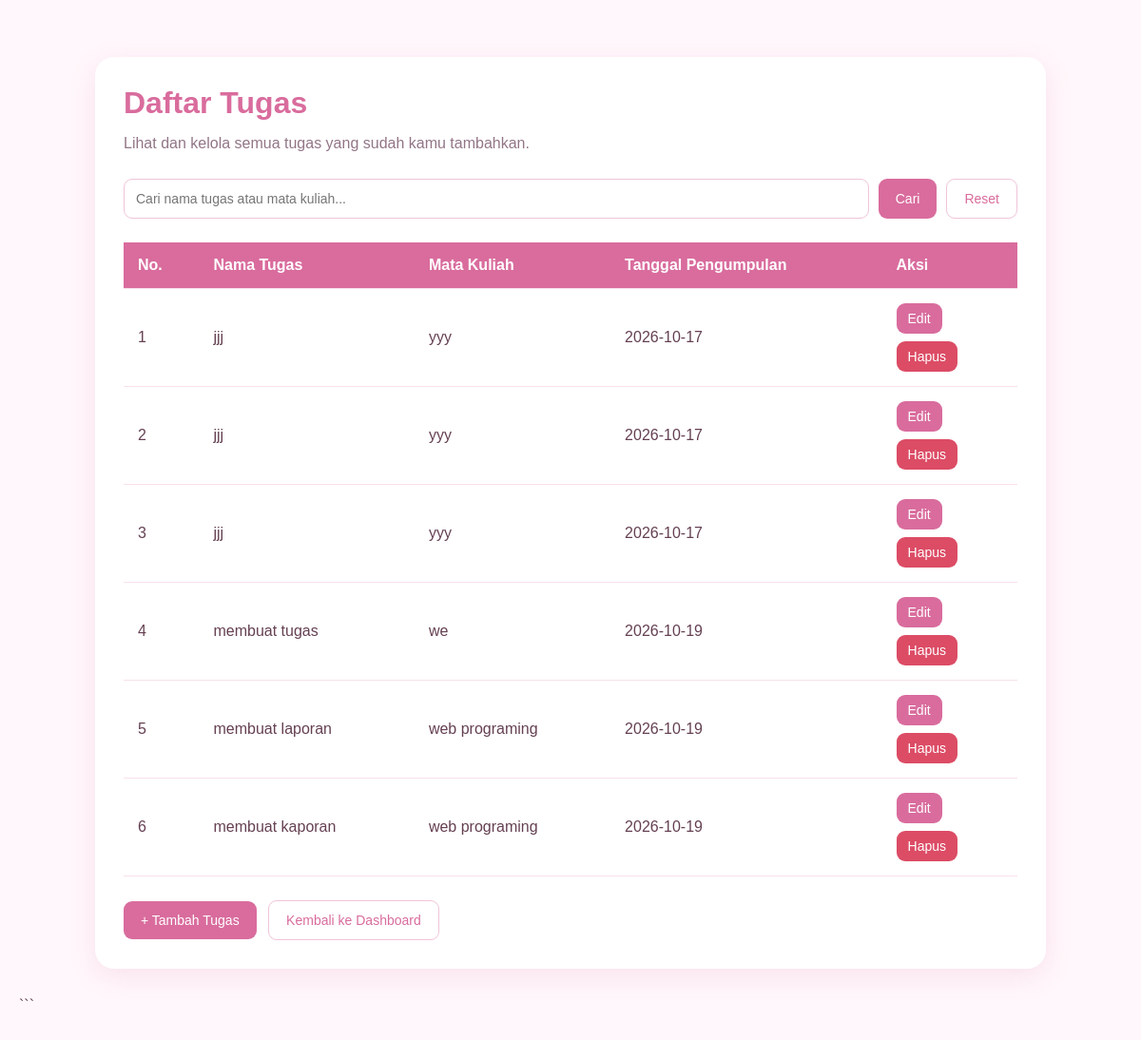
The page /daftar_tugas.php (signed in) on the database its author committed.
### tables this page shows
CREATE TABLE `tugas` (
  `id` int NOT NULL,
  `nama_tugas` varchar(100) NOT NULL,
  `mata_kuliah` varchar(100) NOT NULL,
  `tanggal` date NOT NULL
);

### daftar_tugas.php (the view, shortened to what this page needs)
<?php
require_once "koneksi.php";
$cari = trim($_GET["cari"] ?? "");
$stmt = mysqli_prepare(
    $conn,
    "SELECT * FROM tugas
     WHERE nama_tugas LIKE ? OR mata_kuliah LIKE ?
     ORDER BY id DESC"
);
$kata = "%" . $cari . "%";
mysqli_stmt_bind_param($stmt, "ss", $kata, $kata);
mysqli_stmt_execute($stmt);
$query = mysqli_stmt_get_result($stmt);
?>
<!DOCTYPE html>
<html lang="id">
<head>
</head>
<body>
    <div class="container">
        <h1>Daftar Tugas</h1>
        <p class="deskripsi">
            Lihat dan kelola semua tugas yang sudah kamu tambahkan.
        </p>
        <form method="GET" action="daftar_tugas.php" class="pencarian">
            <input
                type="text"
                name="cari"
                placeholder="Cari nama tugas atau mata kuliah..."
                value="<?= htmlspecialchars($cari) ?>"
            >
            <button type="submit" class="button">Cari</button>
            <a href="daftar_tugas.php" class="button secondary">Reset</a>
        </form>
        <div class="tabel-wrapper">
            <table>
                <thead>
                    <tr>
                        <th>No.</th>
                        <th>Nama Tugas</th>
                        <th>Mata Kuliah</th>
                        <th>Tanggal Pengumpulan</th>
                        <th>Aksi</th>
                    </tr>
                </thead>
                <tbody>
                    <?php if (mysqli_num_rows($query) > 0): ?>
                        <?php $no = 1; ?>
                        <?php while ($data = mysqli_fetch_assoc($query)): ?>
                            <tr>
                                <td><?= $no++ ?></td>
                                <td><?= htmlspecialchars($data["nama_tugas"]) ?></td>
                                <td><?= htmlspecialchars($data["mata_kuliah"]) ?></td>
                                <td><?= htmlspecialchars($data["tanggal"]) ?></td>
                                <td class="aksi">
                                    <a
                                        href="edit_tugas.php?id=<?= (int)$data["id"] ?>"
                                        class="button edit"
                                    >Edit</a>
                                    <form
                                        action="hapus_tugas.php"
                                        method="POST"
                                        onsubmit="return confirm('Yakin ingin menghapus tugas ini?');"
                                    >
                                        <button type="submit" class="button hapus">
                                            Hapus
                                        </button>
                                    </form>
                                </td>
                            </tr>
                        <?php endwhile; ?>
                    <?php endif; ?>
                </tbody>
            </table>
        </div>
        <a href="form.php" class="button">+ Tambah Tugas</a>
        <a href="dashboard.php" class="button secondary">
            Kembali ke Dashboard
        </a>
    </div>
</body>
</html>

### daftar_tugas.php (style rules this page uses)
* { margin: 0; padding: 0; box-sizing: border-box; }
body { font-family: Arial, sans-serif; background: #FFF7FB; color: #654052; padding: 30px 20px; }
.container { max-width: 1000px; margin: 30px auto; background: white; padding: 30px; border-radius: 20px; box-shadow: 0 8px 28px rgba(217, 108, 157, 0.15); }
h1 { color: #D96C9D; margin-bottom: 12px; }
.deskripsi { color: #927586; margin-bottom: 25px; line-height: 1.5; }
.tabel-wrapper { overflow-x: auto; }
table { width: 100%; border-collapse: collapse; }
th, td { padding: 15px; border-bottom: 1px solid #F8E1EC; text-align: left; }
th { background: #D96C9D; color: white; }
.button { display: inline-block; margin-top: 25px; margin-right: 8px; padding: 12px 18px; border-radius: 9px; background: #D96C9D; color: white; text-decoration: none; border: none; cursor: pointer; font-size: 14px; }
.secondary { background: white; color: #D96C9D; border: 1px solid #F0C4D9; }
.hapus { margin: 0; padding: 8px 12px; background: #DC4C65; }
.edit { margin: 0 0 8px; padding: 8px 12px; }
.aksi { min-width: 100px; }
.aksi form { margin: 0; }
.pencarian { display: flex; gap: 10px; flex-wrap: wrap; margin-bottom: 25px; }
.pencarian input { flex: 1; min-width: 200px; padding: 12px; border: 1px solid #F0C4D9; border-radius: 9px; font-size: 14px; outline: none; }
.pencarian .button { margin: 0; }

### rows shown on the page
tugas: nama_tugas "jjj", mata_kuliah "yyy", tanggal "2026-10-17"
tugas: nama_tugas "jjj", mata_kuliah "yyy", tanggal "2026-10-17"
tugas: nama_tugas "jjj", mata_kuliah "yyy", tanggal "2026-10-17"
tugas: nama_tugas "membuat tugas", mata_kuliah "we", tanggal "2026-10-19"
tugas: nama_tugas "membuat laporan", mata_kuliah "web programing", tanggal "2026-10-19"
tugas: nama_tugas "membuat kaporan", mata_kuliah "web programing", tanggal "2026-10-19"
